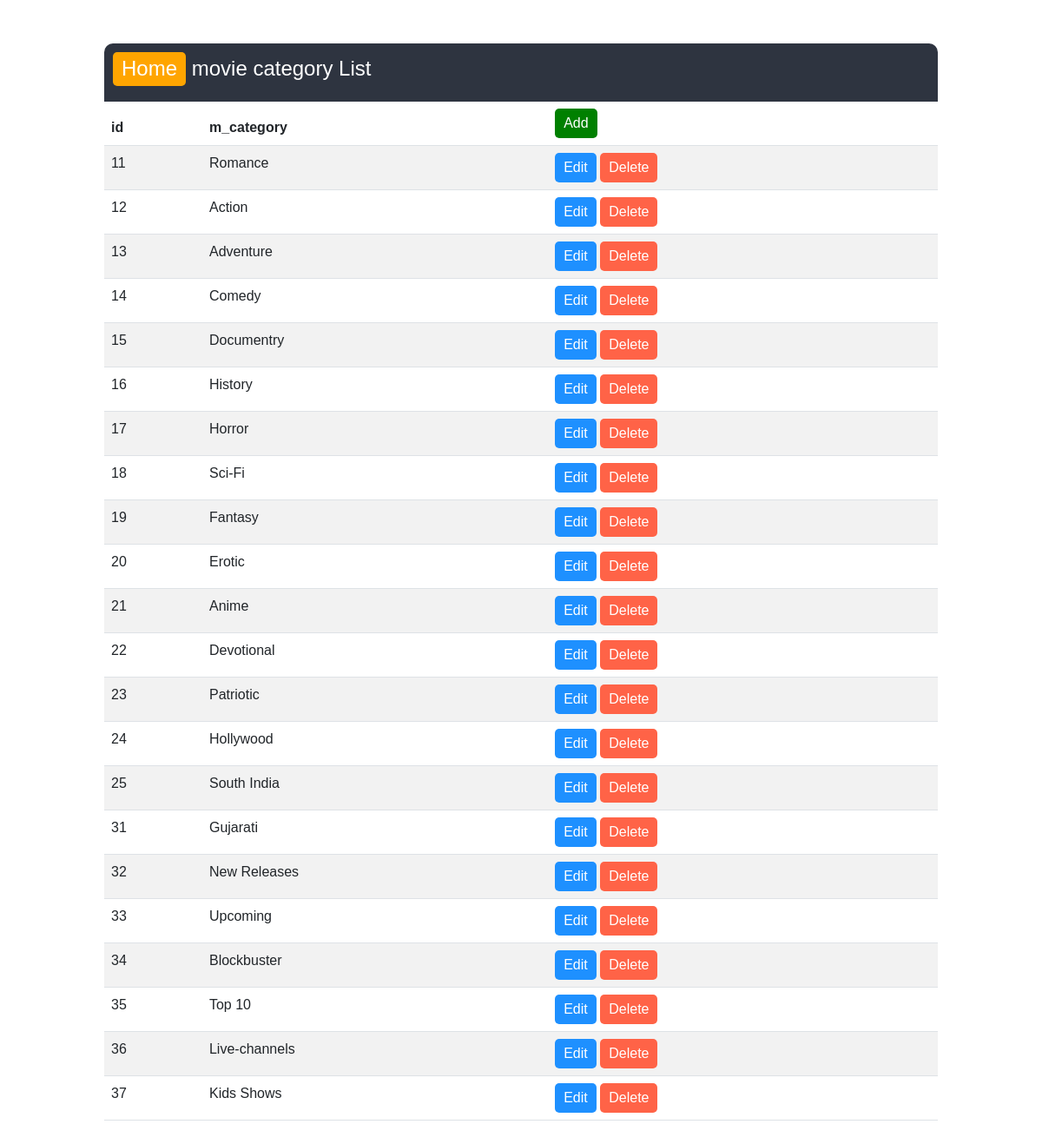
/movies/movie_list_catagry.php, run on the app's committed database.
### tables this page shows
CREATE TABLE `catagry` (
  `id` int(10) NOT NULL,
  `m_catagry` text NOT NULL
);

### movies/movie_list_catagry.php (the view, shortened to what this page needs)
<!DOCTYPE html>
<html lang="en">
<head>
    <link href="https://cdn.jsdelivr.net/npm/bootstrap@5.3.0-alpha1/dist/css/bootstrap.min.css" rel="stylesheet">
</head>
<body>
    <div class="table-container">
        <div class="table-header">
               <h4><a href="../admin/admin.php"><button class="btn-back"   >Home</button></a>  movie category List</h4>
        </div>
        <table class="table table-striped">
            <thead>
            <tr>
                    <th>id</th>
                    <th>m_category</th>
                    <th><a href="movie_add_catagry.php"><button class="btn-add"  formaction = 'movie_add_catagry.php' >Add</button></a></th>
                </tr>
            </thead>
            <tbody>
                <?php
                    require("../backend/db01.php");
                    $query =  "SELECT * FROM catagry";
                    $result = mysqli_query($conn, $query);
                    if (mysqli_num_rows($result) > 0) {
                        while($row = mysqli_fetch_assoc($result)) {
                    ?>
                <tr>
                    <td><?php echo $row["id"]; ?></td>
                    <td><?php echo $row["m_catagry"]; ?></td>
                    <td>
                        <form action="" method="post">
                        <button class="btn-edit"  formaction="movie_add_catagry_edit.php">Edit</button>
                        <button class="btn-delete" formaction = 'movie_add_catagry_del.php' >Delete</button>
                        </form>
                    </td>
                </tr>
                <?php
}
} else {
    echo "0 results";
}
 ?>
            </tbody>
        </table>
    </div>
</body>
</html>

### movies/movie_list_catagry.php (style rules this page uses)
body { font-family: Arial, sans-serif; }
.table-container { margin: 50px auto; width: 80%; }
.table-header { background-color: #2E3440; color: white; padding: 10px; border-top-left-radius: 10px; border-top-right-radius: 10px; }
.table { background-color: white; border-radius: 10px; }
.btn-edit { background-color: #1E90FF; color: white; border: none; border-radius: 5px; padding: 5px 10px; }
.btn-delete { background-color: #FF6347; color: white; border: none; border-radius: 5px; padding: 5px 10px; }
.btn-add { background-color: green; color: white; border: none; border-radius: 5px; padding: 5px 10px; }
.btn-back { background-color: orange; color: white; border: none; border-radius: 5px; padding: 5px 10px; }

### data on the page
catagry: id "11", m_catagry "Romance"
catagry: id "12", m_catagry "Action"
catagry: id "13", m_catagry "Adventure"
catagry: id "14", m_catagry "Comedy"
catagry: id "15", m_catagry "Documentry"
catagry: id "16", m_catagry "History"
catagry: id "17", m_catagry "Horror"
catagry: id "18", m_catagry "Sci-Fi"
catagry: id "19", m_catagry "Fantasy"
catagry: id "20", m_catagry "Erotic"
catagry: id "21", m_catagry "Anime"
catagry: id "22", m_catagry "Devotional"
catagry: id "23", m_catagry "Patriotic"
catagry: id "24", m_catagry "Hollywood"
catagry: id "25", m_catagry "South India"
catagry: id "31", m_catagry "Gujarati"
catagry: id "32", m_catagry "New Releases"
catagry: id "33", m_catagry "Upcoming"
catagry: id "34", m_catagry "Blockbuster"
catagry: id "35", m_catagry "Top 10"
catagry: id "36", m_catagry "Live-channels"
catagry: id "37", m_catagry "Kids Shows"
